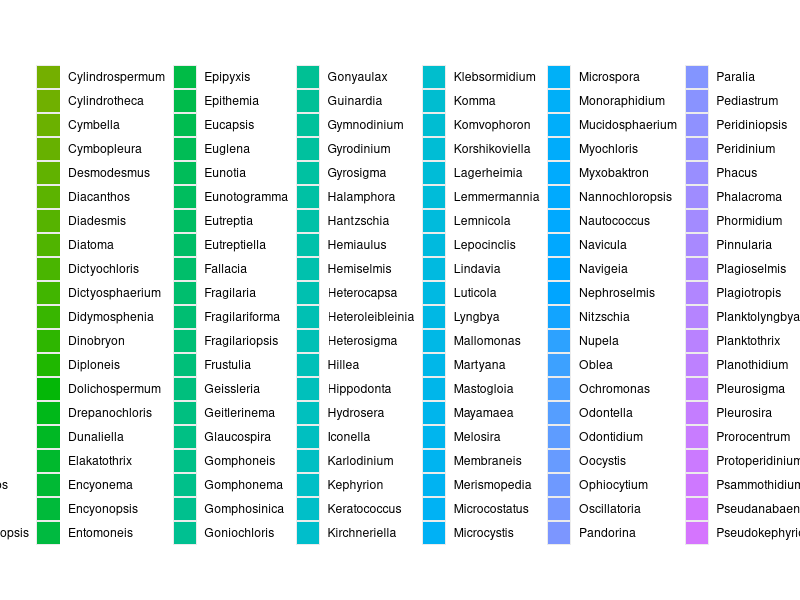
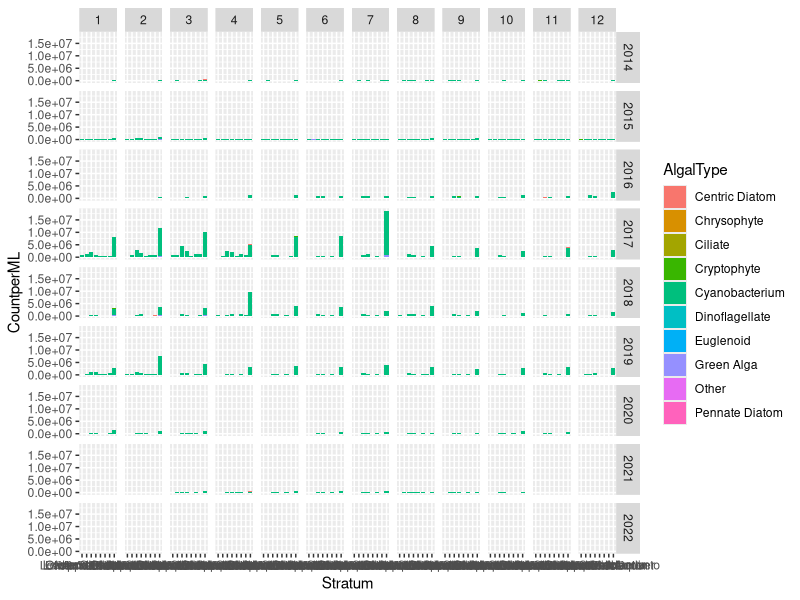
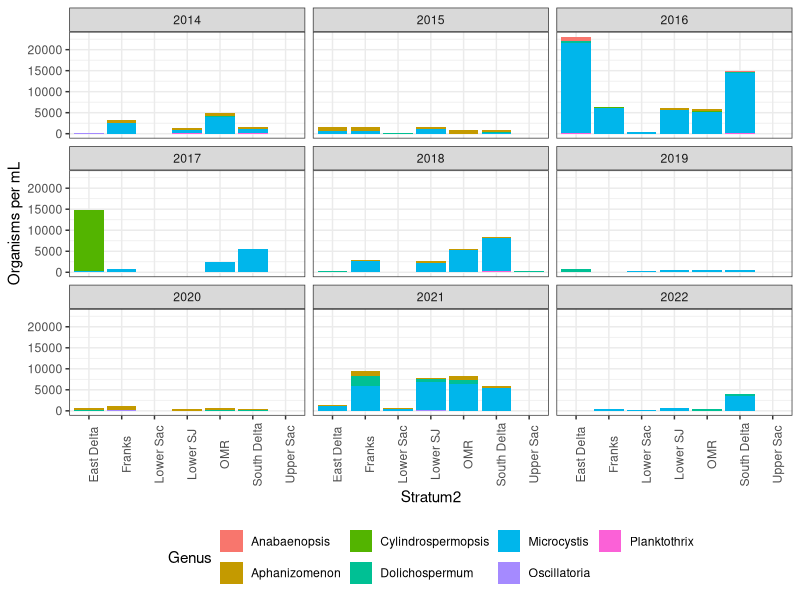
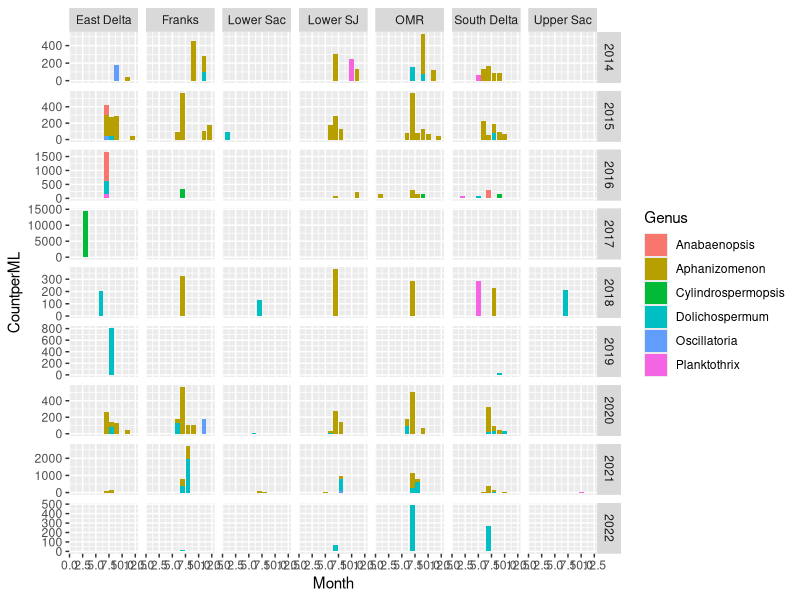
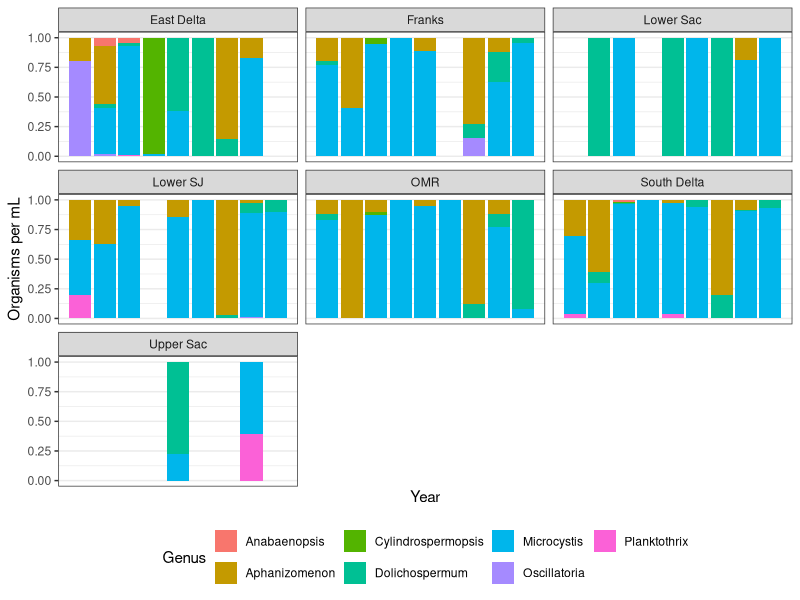
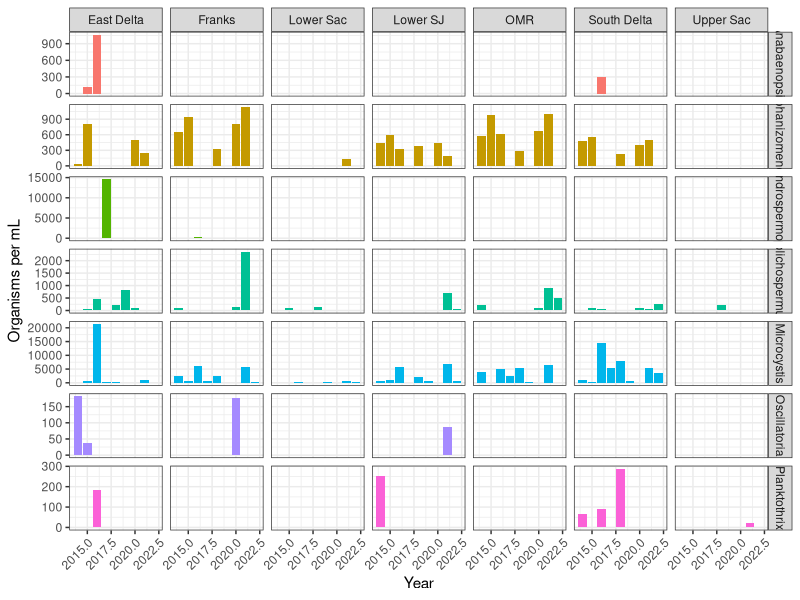
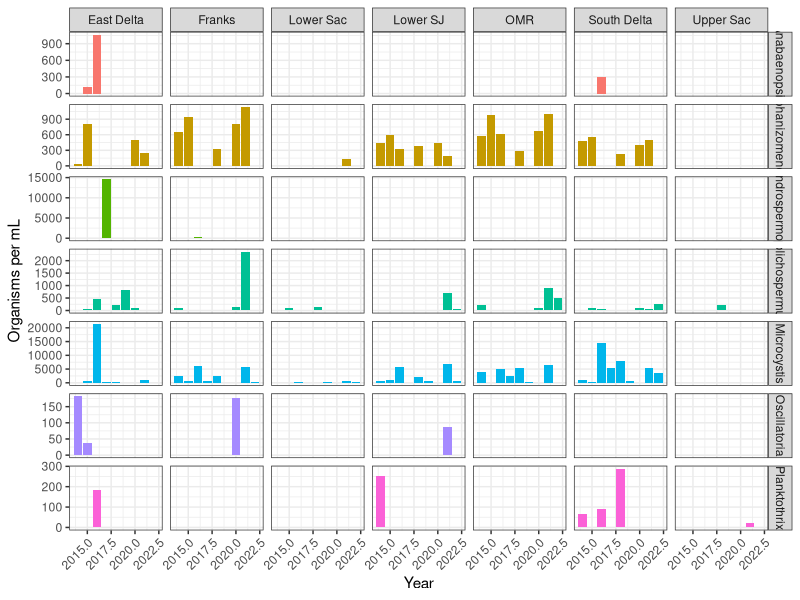

These figures' R source, in order:
#EMP's phyto data (after Dave cleaned it up)

library(tidyverse)

library(tibble)
library(lubridate)
library(readxl)
library(sf)
library(here)


phyto_edb = read_csv("data/AllEMPphyto.csv")
tax = group_by(phyto_edb, Genus, AlgalType) %>%
  summarize(n = n())
#plot it at the genus level
EMP_wzeros = pivot_wider(phyto_edb, id_cols = c(Station, Date, Stratum, Stratum2, Year), names_from = Genus,
                         values_from = `OrganismsPerMl`, values_fill = 0, values_fn = sum) %>%
  pivot_longer(cols = "Cocconeis":last_col(), names_to = "Genus", values_to = "CountperML") %>%
  mutate(Month = month(Date)) %>%
  left_join(tax) %>%
  mutate(AlgalType = case_when(
    `AlgalType` == "Centric diatom" ~ "Centric Diatom",
    `AlgalType` == "Unknown Genus" ~ "Unknown",
    `AlgalType` %in% c("Coccolithophore", "Eustigmatophyte", "Haptophyte", "Raphidophyte",
                       "Silico-flagellate", "Synurophyte", "Xanthophyte", "Kathablepharid") ~
      "Other",
    TRUE ~ `AlgalType`
  ) )

ggplot(EMP_wzeros, aes(x = Station, y = CountperML, fill = Genus))+ geom_col()+facet_wrap(~Month)

ggplot(EMP_wzeros, aes(x = Stratum, y = CountperML, fill = AlgalType))+ geom_col()+facet_grid(Year~Month)

###################################################
#Harmful species


#harmful critters only
#Anabaena was rennamed Dolichospermum at some point, so rename those
EMPHAB = filter(EMP_wzeros,  Genus %in% c("Aphanizomenon", "Anabaena", "Dolichospermum",
                                          "Microcystis", "Oscillatoria", "Cylindrospermopsis",  "Anabaenopsis",
                                          "Planktothrix"), !is.na(Stratum)) %>%
  mutate(Genus = case_when(Genus == "Anabaena" ~"Dolichospermum",
                           TRUE ~ Genus))

#Average nuber of each taxa by region, month, and year
EMPHABave = group_by(EMPHAB, Stratum2, Month, Year, Genus) %>%
  summarize(CountperML = mean(CountperML))


ggplot(EMPHABave, aes(x = Stratum2, y = CountperML, fill = Genus))+
  geom_col()+facet_wrap(~Year) +
  ylab("Organisms per mL") + theme_bw()+ theme(legend.position = "bottom")+
  theme(axis.text.x = element_text(angle = 90))#+
# scale_x_continuous(breaks = c(2,6,10), labels = c("Feb", "Jun", "Oct"))

#Microcystis isn't well sampled, so maybe leave it out?
ggplot(filter(EMPHABave, Genus != "Microcystis"),
       aes(x = Month, y = CountperML, fill = Genus))+
  geom_col()+facet_grid(Year~Stratum2, scales = "free_y")

#one more try

ggplot(EMPHABave, aes(x = Year, y = CountperML, fill = Genus))+
  geom_col(position = "fill")+facet_wrap(~Stratum2) +
  ylab("Organisms per mL") + theme_bw()+ theme(legend.position = "bottom")+
  scale_x_continuous(breaks = c(2,6,10), labels = c("Feb", "Jun", "Oct"))

#I think this is the one I want to use
ggplot(EMPHABave, aes(x = Year, y = CountperML, fill = Genus))+
  geom_col()+facet_grid(Genus~Stratum2, scales = "free_y") +
  ylab("Organisms per mL") + theme_bw()+ scale_fill_discrete(guide = NULL)+
  theme(axis.text.x = element_text(angle = 45, vjust = 1, hjust = 1))
ggsave("plots/HABspecies.tiff", device = "tiff", width = 7, height = 8)
